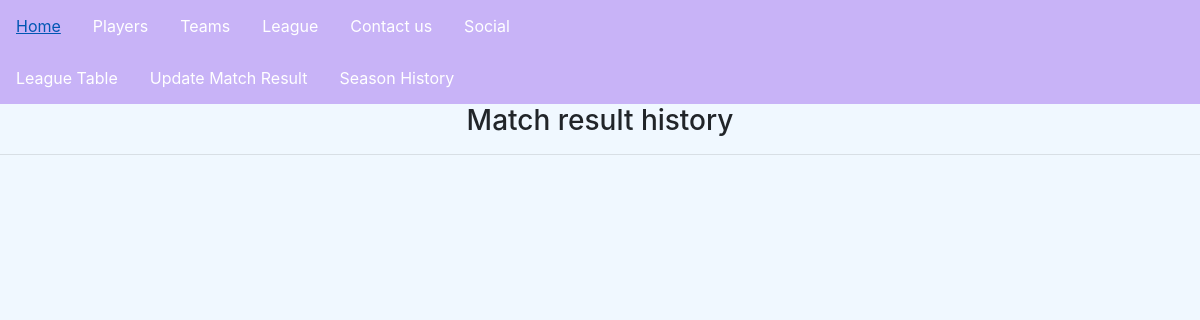
The app's page /league/seasonhistory, older data.
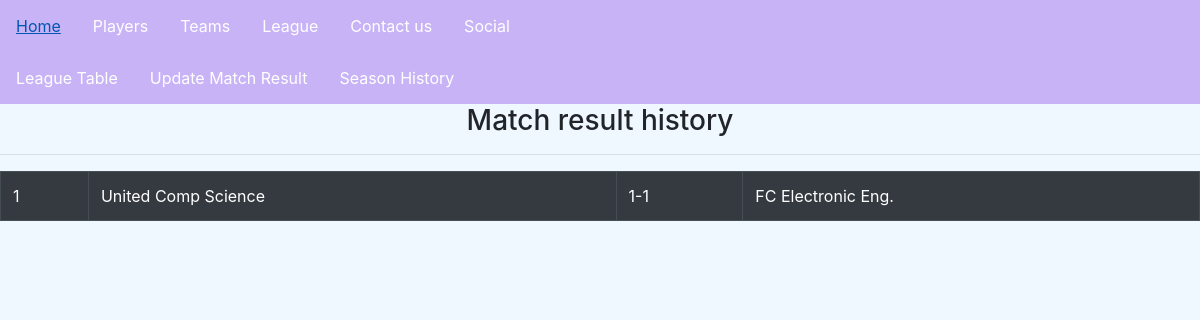
The same page, newer data.
### leaguestat/models.py (models this page shows)
class Fixtures(models.Model):
    matchID = models.AutoField(primary_key= True, auto_created= True)
    teamA = models.ForeignKey(Team, on_delete=models.CASCADE ,related_name = "A")
    teamB = models.ForeignKey(Team, on_delete=models.CASCADE,related_name = "B")
    goalA = models.PositiveIntegerField(default=0)
    goalB = models.PositiveIntegerField(default=0)

### team/models.py (models this page shows)
class Team(models.Model):
    teamID = models.PositiveIntegerField(unique=True)
    teamName = models.CharField(max_length=100,unique=True)
    managerName = models.CharField(max_length=100)
    teamSponsor = models.CharField(max_length=100)
    def __str__(self):
        return self.teamName

### leaguestat/views.py (the view)
# urls.py: path('seasonhistory', views.season_history, name="season_history"),
def season_history(request):
    context = {}
    context["season_history"] = Fixtures.objects.all().order_by('-matchID')
    return render(request, "leaguestat/season_history.html",context)

### leaguestat/templates/leaguestat/season_history.html (shortened to what this page needs)
{% extends "base.html" %}
{% block content %}
    {% include 'leaguestat/leaguestat_navbar.html' %}
    <h3>Match result history</h3>
    <hr>
    <table class="table table-bordered table-dark">
        {% for mh in season_history %}
        <tr>
            <td>{{mh.matchID}}</td>
            <td>{{mh.teamA}}</td>
            <td>{{mh.goalA}}-{{mh.goalB}}</td>
            <td>{{mh.teamB}} </td>
        </tr>
        {% endfor %}
    </table>
{% endblock content %}

Row changes from the older to the newer data that the page shows:
added Fixtures: matchID "1", teamA "United Comp Science", goalA "1", goalB "1", teamB "FC Electronic Eng."
